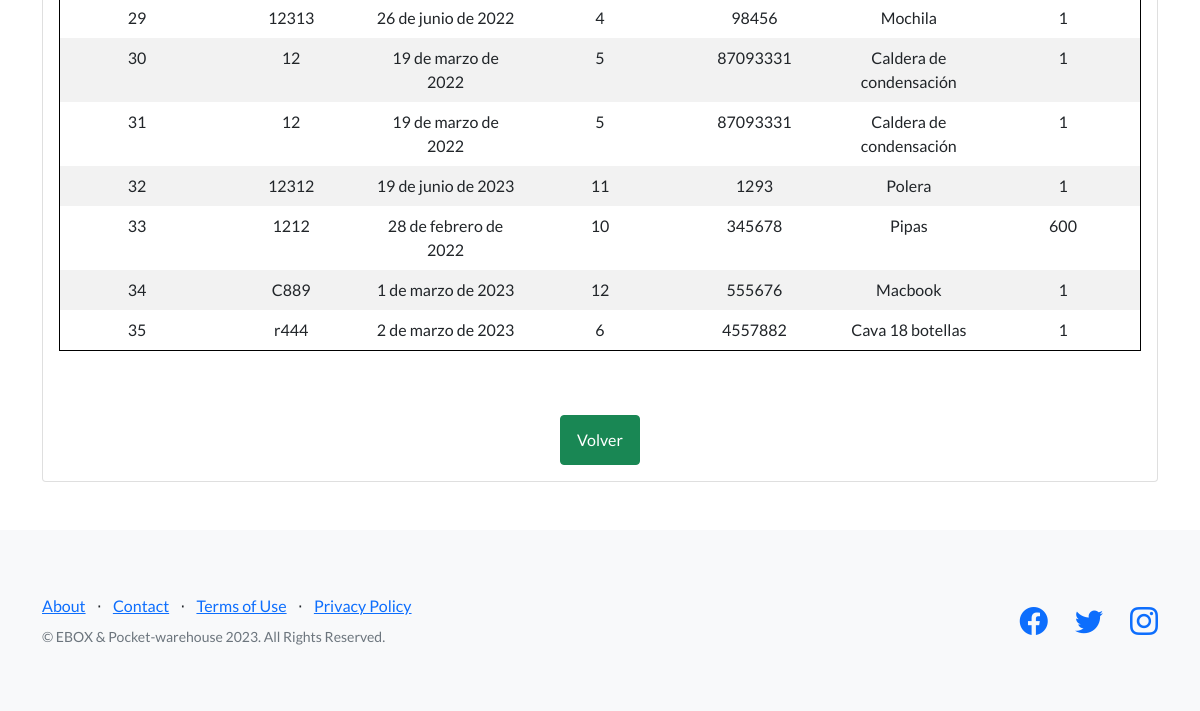
/eboxApp/egreso/wEgreso_full/ (lower part), run on an earlier commit of the app's database.
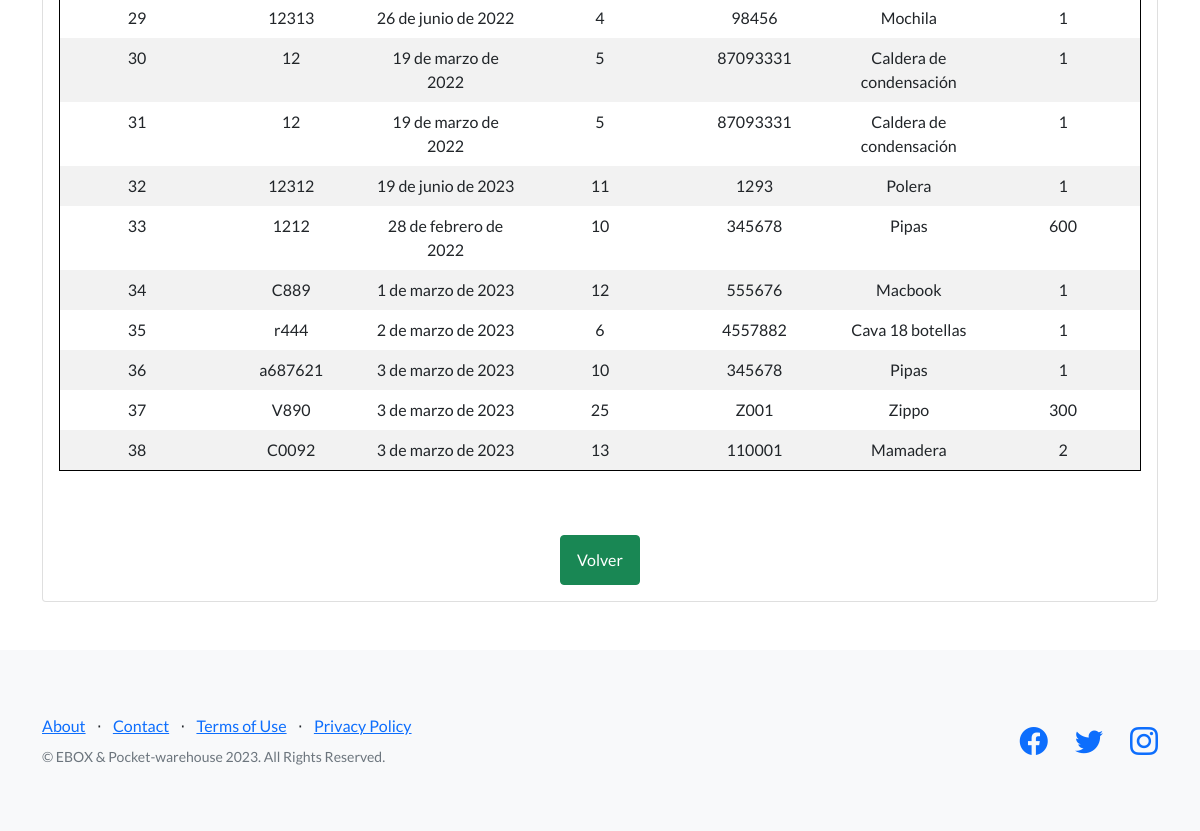
And on a later commit of the database.
### eboxApp/models.py (models this page shows, shortened)
class Salida(models.Model):
    sku_out = models.ForeignKey(Maestra, on_delete=models.CASCADE)
    unidades_out = models.IntegerField()
    orden_venta = models.CharField(max_length=100)
    fecha_despacho = models.DateField(null=True)

class Maestra(models.Model):
    nombre_producto = models.CharField(max_length=300)
    numero_sku = models.CharField(max_length=300)
    categoria = models.CharField(max_length=300)

### eboxApp/views.py (the view)
# urls.py: path('egreso/wEgreso_full/', views.buscarEgreso, name = 'buscarTodoEgreso'),
def buscarEgreso(request):
    if request.method == 'GET': # si existe un post
        salidas = Salida.objects.all()
        return render(request, 'eboxApp/wEgreso_full.html', {'salidas':salidas })

### eboxApp/templates/eboxApp/wEgreso_full.html (shortened to what this page needs)
{% extends "eboxApp/base.html" %}
{% load static %}
{% block contenido_que_cambia %}
<div class="container">
    <div class="card mt-4">
        <div class="card-body">
            {% if salidas %}
            <div class="table-responsive">
                <table class="table">
                    <tbody>
                        {% for i in salidas %}
                        <tr>
                            <td>{{ i.pk }}</td>
                            <td>{{ i.orden_venta }}</td>
                            <td>{{ i.fecha_despacho }}</td>
                            <td>{{ i.sku_out.id }}</td>
                            <td>{{ i.sku_out.numero_sku }}</td>
                            <td>{{ i.sku_out.nombre_producto }}</td>
                            <td>{{ i.unidades_out }}</td>
                        </tr>
                        {% endfor %}
                    </tbody>
                </table>
            </div>
            <div class="text-center mt-5">
                <a class="btn btn-success" href="{% url 'eboxApp:Egreso' %}">Volver</a>
            </div>
            {% else %}
            <div class="text-center">
                <h1>No hay datos</h1>
                <a class="btn btn-warning" href="{% url 'eboxApp:Egreso' %}">Volver</a>
            </div>
            {% endif %}
        </div>
    </div>
</div>
{% endblock %}

What changed in the data, as far as the page shows it:
added Salida: pk "36", orden_venta "a687621", fecha_despacho "3 de marzo de 2023", sku_out.id "10", sku_out.numero_sku "345678", sku_out.nombre_producto "Pipas", unidades_out "1"
added Salida: pk "37", orden_venta "V890", fecha_despacho "3 de marzo de 2023", sku_out.id "25", sku_out.numero_sku "Z001", sku_out.nombre_producto "Zippo", unidades_out "300"
added Salida: pk "38", orden_venta "C0092", fecha_despacho "3 de marzo de 2023", sku_out.id "13", sku_out.numero_sku "110001", sku_out.nombre_producto "Mamadera", unidades_out "2"
